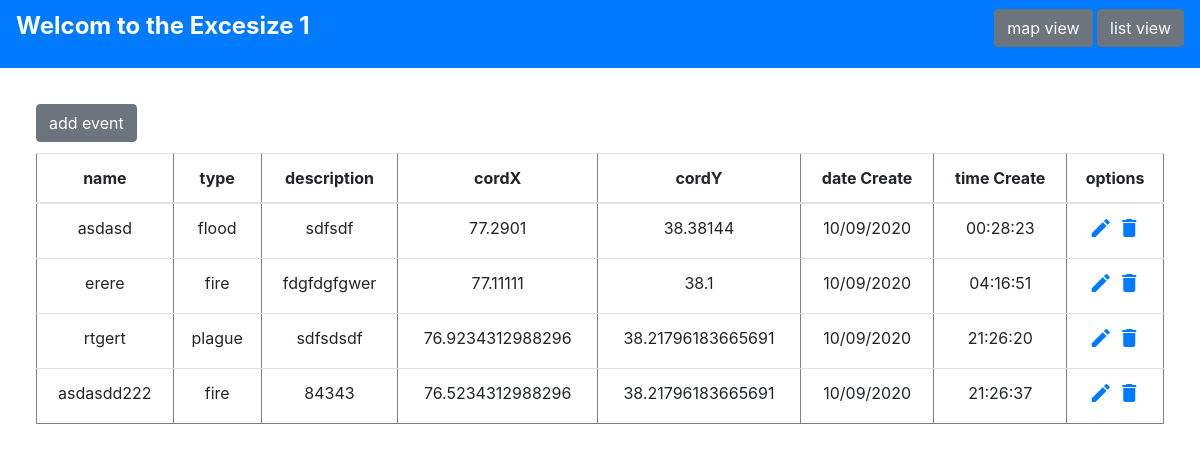
Page /listView on the committed database.
### tables this page shows
CREATE TABLE [Events](
    [id] INTEGER PRIMARY KEY AUTOINCREMENT, 
    [name] TEXT NOT NULL, 
    [description] TEXT, 
    [cordX] REAL NOT NULL, 
    [cordY] REAL NOT NULL, 
    [dateCreate] TEXT, 
    [timeCreate] TEXT, 
    [typeID] INTEGER REFERENCES [Elements]([id]));

CREATE TABLE Elements(id INTEGER PRIMARY KEY AUTOINCREMENT, type TEXT NOT NULL);

### main.py (the view)
@app.route("/listView",methods = ['POST', 'GET'])
def listView():
    con = sqlite3.connect("eventmap.db")
    con.row_factory = sqlite3.Row
    pointer_to_db = con.cursor()
    pointer_to_db.execute("select * from Events INNER JOIN Elements ON Events.typeID = Elements.id;")
    data = pointer_to_db.fetchall()
    return render_template('listView.html', data=data)

### templates/listView.html (shortened to what this page needs)
<!DOCTYPE html>
<html lang="en">
<head>
    <link rel="stylesheet" href="{{ url_for('static', filename='css/main.css') }}">
    <link rel="stylesheet" href="https://maxcdn.bootstrapcdn.com/bootstrap/4.0.0/css/bootstrap.min.css">
    <link href="https://unpkg.com/material-components-web@latest/dist/material-components-web.min.css" rel="stylesheet">
    <link rel="stylesheet" href="https://api.mapbox.com/mapbox-gl-js/plugins/mapbox-gl-geocoder/v4.5.1/mapbox-gl-geocoder.css" type="text/css" />
</head>
<body>
<div class="wrraper">
    <nav class="navbar navbar-dark bg-primary" class="navbarStyle" >
        <p>Welcom to the Excesize 1</p>
        <div class="buttons" style="margin-top: -1%;">
            <a href="/">
                <button class="btn btn-secondary"> map view</button>
            </a>
            <a href="/listView">
                <button class="btn btn-secondary"> list view</button>
            </a>
        </div>
    </nav>
    <div class="tableView">
        <div class="addBtn">
            <a href="/addEvent">
                <button class="btn btn-secondary">add event</button>
            </a>
        </div>
         <table class="table" border = 1 id="eventTable">
         <thead>
         <tr>
             <th>name</th>
             <th>type</th>
             <th>description</th>
             <th>cordX</th>
             <th>cordY</th>
             <th>date Create</th>
             <th>time Create</th>
             <th>options</th>
         </tr>
         </thead>
             <tbody>
         {% for event in data %}
            <tr>
                <td>{{event["name"]}}</td>
                <td>{{event["type"]}}</td>
                <td>{{event["description"]}}</td>
                <td>{{event["cordX"]}}</td>
                <td>{{event["cordY"]}}</td>
                <td>{{event["dateCreate"]}}</td>
                <td>{{event["timeCreate"]}}</td>
                <td>
                    <a href='/editEvent/{{event.id}}'>
                        <i class="material-icons">edit</i>
                    </a>
                    <a href="/deleteEvent/{{event.id}}">
                        <i class="material-icons">delete</i>
                    </a>
                </td>
            </tr>
         {% endfor %}
             </tbody>
      </table>
    </div>
</div>
</body>
</html>

### static/css/main.css (style rules this page uses)
body { margin: 0; font-family: sans-serif; padding: 0; }
p { color: white; font-weight: bold; font-size: x-large; }
.tableView { margin: 3%; align-items: center; text-align: center; align-content: center; height: auto; display: flex; flex-direction: column;" }
.wrraper { display: flex; flex-direction: column; }
.addBtn { width: 100%; height: 100%; display: flex; flex-direction: row; margin-bottom: 1%; }

### rows in the picture
Events: name "asdasd", type "flood", description "sdfsdf", cordX "77.2901", cordY "38.38144", dateCreate "10/09/2020", timeCreate "00:28:23"
Events: name "erere", type "fire", description "fdgfdgfgwer", cordX "77.11111", cordY "38.1", dateCreate "10/09/2020", timeCreate "04:16:51"
Events: name "rtgert", type "plague", description "sdfsdsdf", cordX "76.9234312988296", cordY "38.21796183665691", dateCreate "10/09/2020", timeCreate "21:26:20"
Events: name "asdasdd222", type "fire", description "84343", cordX "76.5234312988296", cordY "38.21796183665691", dateCreate "10/09/2020", timeCreate "21:26:37"
